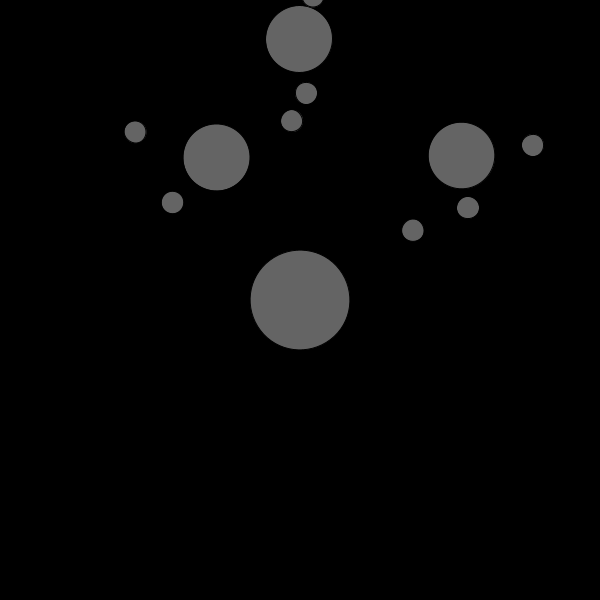
Frame 1 (no input)
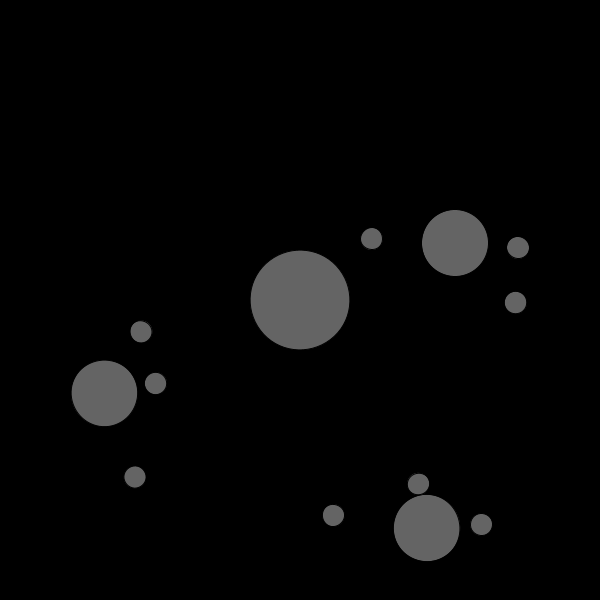
Frame 60 (the mouse pressed at the canvas centre just before this capture)
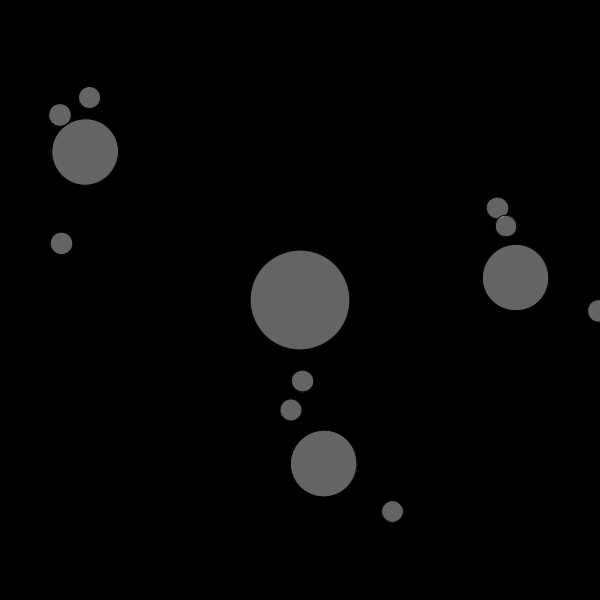
Frame 120 (the mouse held since frame 60 and released just before this capture)

The Processing sketch that drew these frames (run headless with seeded random() and noise(); from frame 60 on, the mouse is pressed at the canvas centre):

// Processing sketch: solarSystem
// ── solarSystem.pde
Plannet sun;

void setup(){
 size(600,600);
 sun = new Plannet(50, 0, 0);
 sun.spawnMoons(3, 1);
}

void draw(){
 background(0);
 translate(width/2,height/2);
 sun.show();
 sun.orbit();
}
// ── plannet.pde
class Plannet{
  float radius;
  float angle;
  float distance;
  float orbitSpeed;
  Plannet[] plannets;
  
  Plannet(float r, float d, float o){
    radius = r;
    distance = d;
    angle = random(TWO_PI);
    orbitSpeed = o;
  }
  
  void show(){
    pushMatrix();
    fill(255,255,255, 100);
    rotate(angle);
    translate(distance,0);
    ellipse(0, 0, radius*2, radius*2);
    if(plannets != null){
      for(int i =0; i<plannets.length;i++){
        plannets[i].show();
      }
    }
    popMatrix();
  }
  
  void orbit(){
    angle += orbitSpeed;
    if(plannets != null){
      for(int i = 0; i<plannets.length;i++){
        plannets[i].orbit();
      }
    }
  }
  
  void spawnMoons(int total, int level){
    if(total > 0 && level < total){
      plannets = new Plannet[total];
      for(int i = 0; i<plannets.length; i++){
        float r = radius / (level*1.5);
        float d = (random(75,300) / level) + radius + r;
        float o = random(0.02,0.06);
        plannets[i] = new Plannet(r, d/level, o);
        plannets[i].spawnMoons(total, level + 1);
      }
    }
  }
    
  
}
